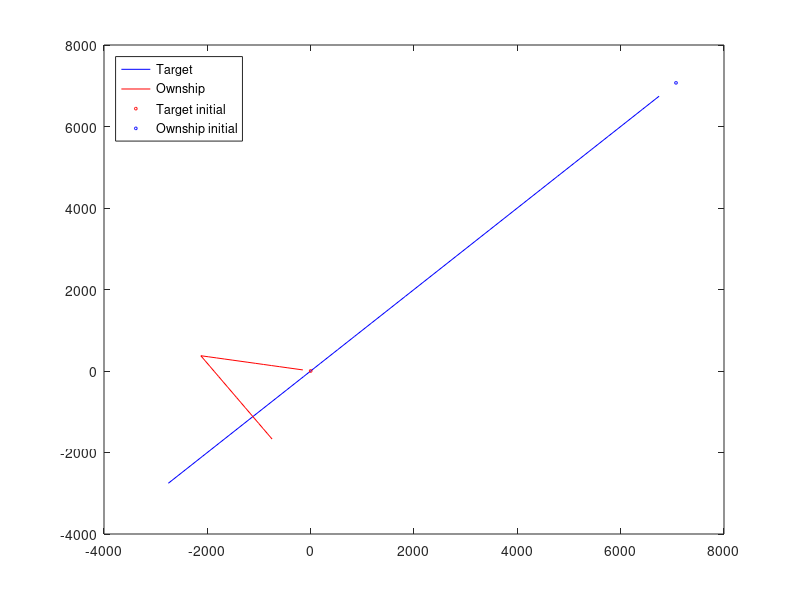

Recreate this plot in MATLAB.
%script
targetInit = [7071; 7071; 225; 7.72];
ownshipInit = [0; 0; 170; 2.57];
ownshipState = ownshipInit;
targetState = targetInit;
targetStateLog = [];
ownshipStateLog = [];
startTime = 60;
time = startTime;
finalTime = 1800;
timeStep = 60;

%Simulation
for i = startTime:timeStep:finalTime
    time = i;
%move vehicle
if(time == 900)
    ownshipState(3) = -56;
end
ownshipState = [ownshipState(1) + ownshipState(4)*60*cosd(ownshipState(3));
    ownshipState(2) + ownshipState(4)*60*sind(ownshipState(3));
    ownshipState(3);
    ownshipState(4)];
ownshipStateLog = [ownshipStateLog ownshipState];
targetState = [targetState(1) + targetState(4)*60*cosd(targetState(3));
    targetState(2) + targetState(4)*60*sind(targetState(3));
    targetState(3);
    targetState(4)];
targetStateLog = [targetStateLog targetState];



end

%Figure
plot(targetStateLog(1,:),targetStateLog(2,:),'-b')
hold on
plot(ownshipStateLog(1,:),ownshipStateLog(2,:),'-r')
hold on
plot(ownshipInit(1),ownshipInit(2),'or', 'MarkerSize', 2)
hold on
plot(targetInit(1),targetInit(2),'ob', 'MarkerSize', 2)
legend('Target','Ownship','Target initial','Ownship initial')
%plot(ownshipStateLog(1,:),ownshipStateLog(2,:),'o')
legend('Location','northwest')
xlim([-4000 8000])
ylim([-4000 8000])
hold on

